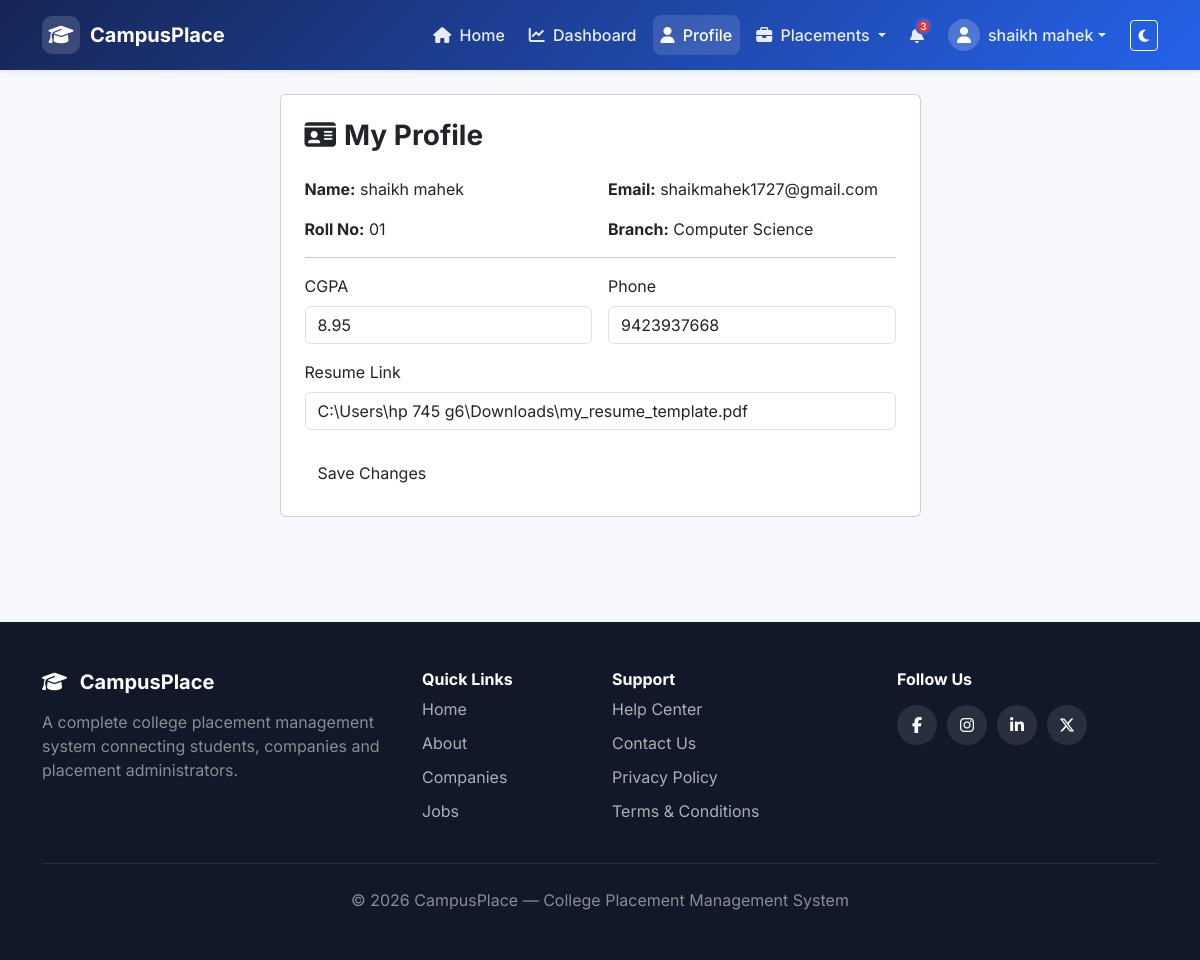
/student/profile (signed in), run on the app's committed database.
### tables this page shows
CREATE TABLE students (
            id INTEGER PRIMARY KEY AUTOINCREMENT,
            name TEXT NOT NULL,
            email TEXT UNIQUE NOT NULL,
            password TEXT NOT NULL,
            roll_no TEXT UNIQUE NOT NULL,
            branch TEXT NOT NULL,
            cgpa REAL NOT NULL,
            phone TEXT,
            resume_link TEXT,
            created_at TEXT NOT NULL
        );

### app.py (the view, shortened to what this page needs)
@app.route("/student/profile", methods=["GET", "POST"])
@login_required(role="student")
def student_profile():
    db = get_db()
    student = db.execute(
        "SELECT * FROM students WHERE id = ?", (session["user_id"],)
    ).fetchone()
    return render_template("student_profile.html", student=student)

### app.py (called while the page is built)
def get_db():
    if "db" not in g:
        g.db = sqlite3.connect(DB_PATH)
        g.db.row_factory = sqlite3.Row
        g.db.execute("PRAGMA foreign_keys = ON")
    return g.db

def login_required(role=None):
    def decorator(f):
        @wraps(f)
        def wrapped(*args, **kwargs):
            if "user_type" not in session:
                flash("Please log in to continue.", "warning")
                return redirect(url_for("login"))
            if role and session.get("user_type") != role:
                flash("You are not authorized to view that page.", "danger")
                return redirect(url_for("index"))
            return f(*args, **kwargs)
        return wrapped
    return decorator

### templates/student_profile.html (shortened to what this page needs)
{% extends "base.html" %}
{% block content %}
<div class="row justify-content-center">
  <div class="col-md-7">
    <div class="card auth-card">
      <div class="card-body p-4">
        <h3 class="fw-bold mb-4"><i class="fa-solid fa-id-card me-2"></i>My Profile</h3>
        <div class="row g-3 mb-3">
          <div class="col-md-6"><strong>Name:</strong> {{ student.name }}</div>
          <div class="col-md-6"><strong>Email:</strong> {{ student.email }}</div>
          <div class="col-md-6"><strong>Roll No:</strong> {{ student.roll_no }}</div>
          <div class="col-md-6"><strong>Branch:</strong> {{ student.branch }}</div>
        </div>
        <hr>
        <form method="POST">
          <div class="row g-3">
            <div class="col-md-6">
              <label class="form-label">CGPA</label>
              <input type="number" step="0.01" min="0" max="10" name="cgpa" class="form-control" value="{{ student.cgpa }}">
            </div>
            <div class="col-md-6">
              <label class="form-label">Phone</label>
              <input type="text" name="phone" class="form-control" value="{{ student.phone or '' }}">
            </div>
            <div class="col-12">
              <label class="form-label">Resume Link</label>
              <input type="url" name="resume_link" class="form-control" value="{{ student.resume_link or '' }}" placeholder="https://...">
            </div>
          </div>
          <button type="submit" class="btn btn-primary-custom mt-4">Save Changes</button>
        </form>
      </div>
    </div>
  </div>
</div>
{% endblock %}

### templates/base.html (shortened to what this page needs)
<!DOCTYPE html>
<html lang="en">
<head>
    <link
        href="https://cdnjs.cloudflare.com/ajax/libs/bootstrap/5.3.3/css/bootstrap.min.css"
        rel="stylesheet"
    >
    <link
        href="https://cdnjs.cloudflare.com/ajax/libs/font-awesome/6.5.1/css/all.min.css"
        rel="stylesheet"
    >
    <link
        href="{{ url_for('static', filename='style.css') }}"
        rel="stylesheet"
    >
</head>
<body>
<nav class="navbar navbar-expand-lg navbar-dark navbar-custom sticky-top shadow-sm">
    <div class="container">
        <a class="navbar-brand fw-bold d-flex align-items-center"
           href="{{ url_for('index') }}">
            <span class="brand-icon">
                <i class="fa-solid fa-graduation-cap"></i>
            </span>
            <span>CampusPlace</span>
        </a>
        <div class="collapse navbar-collapse" id="navMenu">
            <ul class="navbar-nav ms-auto align-items-lg-center gap-lg-2">
                <li class="nav-item">
                    <a class="nav-link"
                       href="{{ url_for('index') }}">
                        <i class="fa-solid fa-house me-1"></i>
                        Home
                    </a>
                </li>
                {% if session.get('user_type') == 'student' %}
                <li class="nav-item">
                    <a class="nav-link"
                       href="{{ url_for('student_dashboard') }}">
                        <i class="fa-solid fa-chart-line me-1"></i>
                        Dashboard
                    </a>
                </li>
                <li class="nav-item">
                    <a class="nav-link"
                       href="{{ url_for('student_profile') }}">
                        <i class="fa-solid fa-user me-1"></i>
                        Profile
                    </a>
                </li>
                <li class="nav-item dropdown">
                    <a class="nav-link dropdown-toggle"
                       href="#"
                       role="button"
                       data-bs-toggle="dropdown">
                        <i class="fa-solid fa-briefcase me-1"></i>
                        Placements
                    </a>
                </li>
                <li class="nav-item dropdown">
                    <a class="nav-link position-relative"
                       href="#"
                       role="button"
                       data-bs-toggle="dropdown">
                        <i class="fa-solid fa-bell"></i>
                        <span class="notification-badge">
                            3
                        </span>
                    </a>
                </li>
                <li class="nav-item dropdown">
                    <a class="nav-link dropdown-toggle d-flex align-items-center"
                       href="#"
                       role="button"
                       data-bs-toggle="dropdown">
                        <span class="user-avatar">
                            <i class="fa-solid fa-user"></i>
                        </span>
                        <span class="ms-2">
                            {{ session.get('user_name') }}
                        </span>
                    </a>
                </li>
                {% endif %}
                <li class="nav-item ms-lg-2">
                    <button
                        id="themeToggle"
                        class="btn btn-outline-light btn-sm theme-btn"
                        title="Toggle dark mode">
                        <i class="fa-solid fa-moon"></i>
                    </button>
                </li>
            </ul>
        </div>
    </div>
</nav>
<main class="container my-4 page-content">
    {% block content %}
    {% endblock %}
</main>
<footer class="footer-custom mt-5">
    <div class="container py-5">
        <div class="row g-4">
            <div class="col-lg-4">
                <h5 class="fw-bold text-white">
                    <i class="fa-solid fa-graduation-cap me-2"></i>
                    CampusPlace
                </h5>
                <p class="text-white-50 mt-3">
                    A complete college placement management system
                    connecting students, companies and placement
                    administrators.
                </p>
            </div>
            <div class="col-md-4 col-lg-2">
                <h6 class="text-white fw-bold">
                    Quick Links
                </h6>
                <ul class="list-unstyled footer-links">
                    <li>
                        <a href="{{ url_for('index') }}">
                            Home
                        </a>
                    </li>
                    <li>
                        <a href="#">
                            About
                        </a>
                    </li>
                    <li>
                        <a href="#">
                            Companies
                        </a>
                    </li>
                    <li>
                        <a href="#">
                            Jobs
                        </a>
                    </li>
                </ul>
            </div>
            <div class="col-md-4 col-lg-3">
                <h6 class="text-white fw-bold">
                    Support
                </h6>
                <ul class="list-unstyled footer-links">
                    <li>
                        <a href="#">
                            Help Center
                        </a>
                    </li>
                    <li>
                        <a href="#">
                            Contact Us
                        </a>
                    </li>
                    <li>
                        <a href="#">
                            Privacy Policy
                        </a>
                    </li>
                    <li>
                        <a href="#">
                            Terms & Conditions
                        </a>
                    </li>
                </ul>
            </div>
            <div class="col-md-4 col-lg-3">
                <h6 class="text-white fw-bold">
                    Follow Us
                </h6>
                <div class="social-links mt-3">
                    <a href="#">
                        <i class="fa-brands fa-facebook-f"></i>
                    </a>
                    <a href="#">
                        <i class="fa-brands fa-instagram"></i>
                    </a>
                    <a href="#">
                        <i class="fa-brands fa-linkedin-in"></i>
                    </a>
                    <a href="#">
                        <i class="fa-brands fa-x-twitter"></i>
                    </a>
                </div>
            </div>
        </div>
        <hr class="border-secondary my-4">
        <div class="text-center">
            <p class="mb-0 text-white-50">
                &copy; {{ current_year or 2026 }}
                CampusPlace —
                College Placement Management System
            </p>
        </div>
    </div>
</footer>
</body>
</html>

### static/style.css (style rules this page uses)
body { font-family: "Inter", sans-serif; background: #f6f8fc; color: #212529; transition: 0.3s ease; }
.navbar-custom { background: linear-gradient(135deg, #172554, #2563eb); min-height: 70px; }
.navbar-brand { font-size: 1.25rem; }
.brand-icon { width: 38px; height: 38px; display: inline-flex; align-items: center; justify-content: center; background: rgba(255,255,255,0.15); border-radius: 10px; margin-right: 10px; }
.navbar-custom .nav-link { color: rgba(255,255,255,0.9); font-weight: 500; transition: 0.2s; }
.navbar-custom .nav-link:hover, .navbar-custom .nav-link.active { color: white; background: rgba(255,255,255,0.12); border-radius: 8px; }
.user-avatar { width: 32px; height: 32px; border-radius: 50%; display: inline-flex; align-items: center; justify-content: center; background: rgba(255,255,255,0.2); color: white; }
.notification-badge { position: absolute; top: 3px; right: 0; background: #dc3545; color: white; font-size: 10px; min-width: 17px; height: 17px; border-radius: 50%; display: flex; align-items: center; justify-content: center; border: 2px solid #2563eb; }
.page-content { min-height: 60vh; }
.footer-custom { background: #111827; }
.footer-links li { margin-bottom: 10px; }
.footer-links a { color: rgba(255,255,255,0.65); text-decoration: none; transition: 0.2s; }
.social-links { display: flex; gap: 10px; }
.social-links a { width: 40px; height: 40px; display: flex; align-items: center; justify-content: center; border-radius: 50%; background: rgba(255,255,255,0.1); color: white; text-decoration: none; transition: 0.2s; }

### data on the page
students: get "shaikh mahek", name "shaikh mahek", email "shaikmahek1727@gmail.com", roll_no "01", branch "Computer Science", cgpa "8.95", phone "9423937668", resume_link "C:\\Users\\hp 745 g6\\Downloads\\my_resume_template.pdf"

### other printed values
{{ current_year or 2026 }} "2026"
